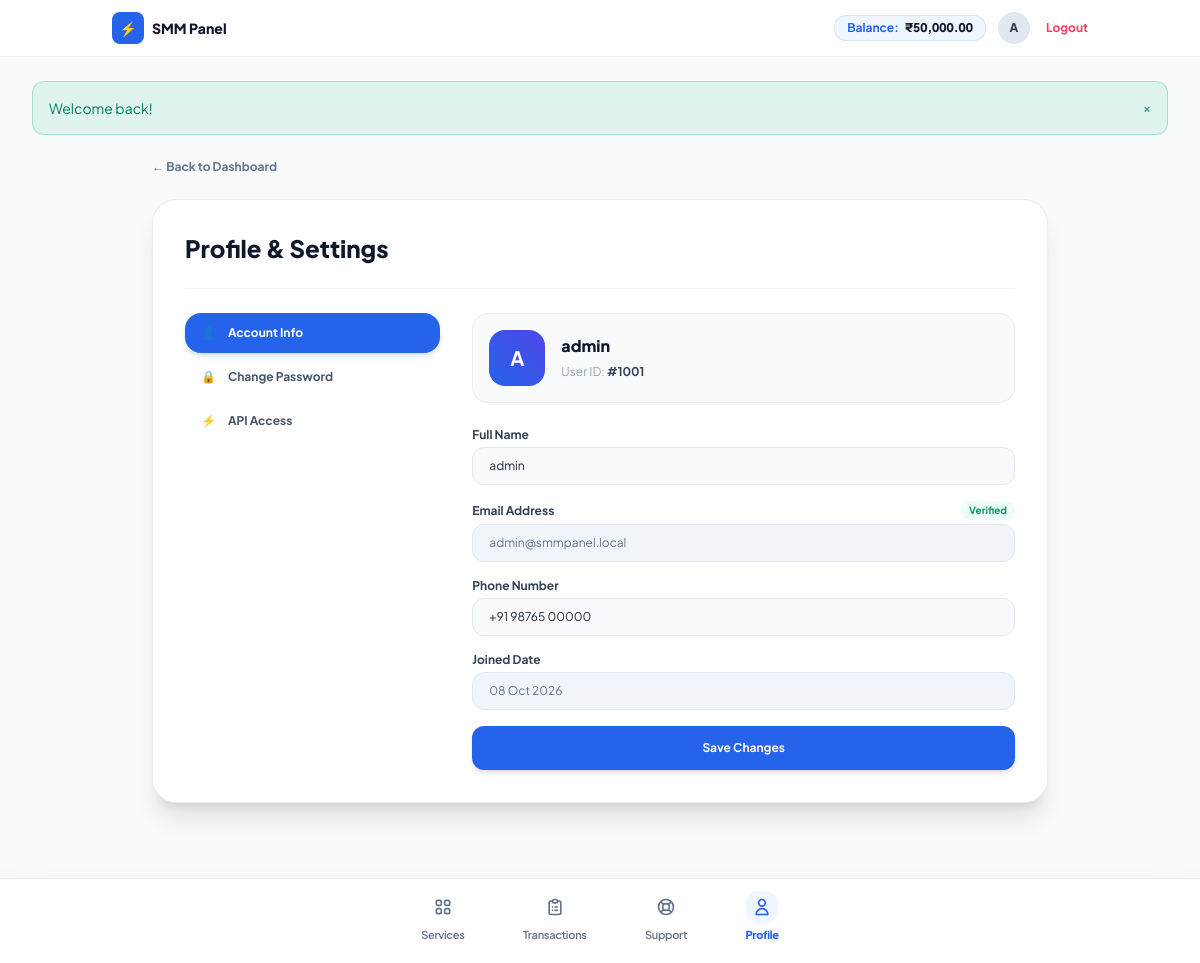
Screenshot of /user/profile.php (signed in) with the database file from the repository.
### tables this page shows
CREATE TABLE `users` (
  `id` INT UNSIGNED AUTO_INCREMENT PRIMARY KEY,
  `username` VARCHAR(64) NOT NULL UNIQUE,
  `email` VARCHAR(191) NOT NULL UNIQUE,
  `password` VARCHAR(255) NOT NULL,
  `phone` VARCHAR(32) NULL,
  `balance` DECIMAL(12, 4) NOT NULL DEFAULT 0.0000,
  `spent` DECIMAL(12, 4) NOT NULL DEFAULT 0.0000,
  `role` ENUM('user', 'admin', 'support') NOT NULL DEFAULT 'user',
  `status` ENUM('active', 'suspended', 'banned') NOT NULL DEFAULT 'active',
  `api_key` VARCHAR(64) NOT NULL UNIQUE,
  `email_verified` TINYINT(1) NOT NULL DEFAULT 0,
  `created_at` TIMESTAMP DEFAULT CURRENT_TIMESTAMP,
  `updated_at` TIMESTAMP DEFAULT CURRENT_TIMESTAMP ON UPDATE CURRENT_TIMESTAMP,
  INDEX `idx_users_role` (`role`),
  INDEX `idx_users_status` (`status`)
);

### includes/auth.php (called while the page is built, shortened)
<?php
require_once __DIR__ . '/functions.php';
class Auth {
    public static function check(): bool {
        return !empty($_SESSION['user_id']);
    }
    public static function user(): ?array {
        static $cachedUser = null;
        if ($cachedUser !== null) {
            return $cachedUser;
        }
        $db = Database::getConnection();
        $stmt = $db->prepare("SELECT id, username, email, phone, balance, spent, role, status, api_key, created_at FROM users WHERE id = :id LIMIT 1");
        $stmt->execute(['id' => $_SESSION['user_id']]);
        $cachedUser = $stmt->fetch() ?: null;
        return $cachedUser;
    }
}

### user/profile.php (the view, shortened to what this page needs)
<?php
require_once __DIR__ . '/../includes/auth.php';
require_once __DIR__ . '/../includes/functions.php';
$user = Auth::user();
$tab = $_GET['tab'] ?? 'account';
require_once __DIR__ . '/../includes/header.php';
?>
<div class="max-w-4xl mx-auto my-6 space-y-6">
    <div class="flex items-center justify-between">
        <a href="/user/dashboard.php" class="text-xs font-bold text-slate-500 hover:text-blue-600 transition-colors">
            &larr; Back to Dashboard
        </a>
    </div>
    <div class="bg-white rounded-3xl p-6 sm:p-8 border border-slate-200/80 shadow-xl">
        <h2 class="text-2xl font-extrabold text-slate-900 pb-6 border-b border-slate-100">Profile & Settings</h2>
        <div class="grid grid-cols-1 md:grid-cols-3 gap-8 mt-6">
            <div class="space-y-1">
                <a href="/user/profile.php?tab=account" class="flex items-center gap-3 px-4 py-3 rounded-2xl text-xs font-bold transition-all <?= $tab === 'account' ? 'bg-blue-600 text-white shadow-md shadow-blue-500/20' : 'text-slate-600 hover:bg-slate-50' ?>">
                    <span>👤</span> Account Info
                </a>
                <a href="/user/profile.php?tab=password" class="flex items-center gap-3 px-4 py-3 rounded-2xl text-xs font-bold transition-all <?= $tab === 'password' ? 'bg-blue-600 text-white shadow-md shadow-blue-500/20' : 'text-slate-600 hover:bg-slate-50' ?>">
                    <span>🔒</span> Change Password
                </a>
                <a href="/user/profile.php?tab=api" class="flex items-center gap-3 px-4 py-3 rounded-2xl text-xs font-bold transition-all <?= $tab === 'api' ? 'bg-blue-600 text-white shadow-md shadow-blue-500/20' : 'text-slate-600 hover:bg-slate-50' ?>">
                    <span>⚡</span> API Access
                </a>
            </div>
            <div class="md:col-span-2">
                <?php if ($tab === 'account'): ?>
                    <div class="flex items-center gap-4 p-4 bg-slate-50 rounded-2xl border border-slate-200/60 mb-6">
                        <div class="w-14 h-14 rounded-2xl bg-gradient-to-tr from-blue-600 to-indigo-600 flex items-center justify-center text-white text-xl font-bold">
                            <?= strtoupper(substr($user['username'], 0, 1)) ?>
                        </div>
                        <div>
                            <h3 class="text-base font-extrabold text-slate-900"><?= e($user['username']) ?></h3>
                            <span class="text-xs text-slate-400">User ID: <strong class="text-slate-700">#<?= (int)$user['id'] ?></strong></span>
                        </div>
                    </div>
                    <form action="/user/profile.php" method="POST" class="space-y-4">
                        <div>
                            <label class="block text-xs font-bold text-slate-700 mb-1">Full Name</label>
                            <input type="text" name="username" value="<?= e($user['username']) ?>" required class="w-full px-4 py-2.5 bg-slate-50 border border-slate-200 rounded-xl text-xs focus:ring-2 focus:ring-blue-500/20 focus:border-blue-600">
                        </div>
                        <div>
                            <div class="flex items-center justify-between mb-1">
                                <label class="block text-xs font-bold text-slate-700">Email Address</label>
                                <span class="px-2 py-0.5 rounded-full bg-emerald-50 text-emerald-600 text-[10px] font-bold">Verified</span>
                            </div>
                            <input type="email" value="<?= e($user['email']) ?>" disabled class="w-full px-4 py-2.5 bg-slate-100 border border-slate-200 rounded-xl text-xs text-slate-500 cursor-not-allowed">
                        </div>
                        <div>
                            <label class="block text-xs font-bold text-slate-700 mb-1">Phone Number</label>
                            <input type="tel" name="phone" value="<?= e($user['phone'] ?? '+91 98765 43210') ?>" class="w-full px-4 py-2.5 bg-slate-50 border border-slate-200 rounded-xl text-xs focus:ring-2 focus:ring-blue-500/20 focus:border-blue-600">
                        </div>
                        <div>
                            <label class="block text-xs font-bold text-slate-700 mb-1">Joined Date</label>
                            <input type="text" value="<?= date('d M Y', strtotime($user['created_at'])) ?>" disabled class="w-full px-4 py-2.5 bg-slate-100 border border-slate-200 rounded-xl text-xs text-slate-500 cursor-not-allowed">
                        </div>
                        <button type="submit" class="w-full py-3.5 bg-blue-600 hover:bg-blue-700 text-white font-bold text-xs rounded-xl shadow-md transition-all mt-4">
                            Save Changes
                        </button>
                    </form>
                <?php endif; ?>
            </div>
        </div>
    </div>
</div>
<?php require_once __DIR__ . '/../includes/footer.php'; ?>

### includes/header.php (shortened to what this page needs)
<?php
require_once __DIR__ . '/auth.php';
require_once __DIR__ . '/functions.php';
$currentUser = Auth::user();
$pageTitle = $pageTitle ?? (app_name() . ' - ' . app_tagline());
$isAdminPage = str_starts_with($_SERVER['SCRIPT_NAME'] ?? '', '/admin');
$isUserPage = str_starts_with($_SERVER['SCRIPT_NAME'] ?? '', '/user');
$currentScript = $_SERVER['SCRIPT_NAME'] ?? '';
$adminNavLinks = [
    ['name' => 'Dashboard', 'url' => '/admin/dashboard.php', 'icon' => '📊'],
    ['name' => 'Users', 'url' => '/admin/users.php', 'icon' => '👥'],
    ['name' => 'Orders', 'url' => '/admin/orders.php', 'icon' => '📦'],
    ['name' => 'Services', 'url' => '/admin/services.php', 'icon' => '⚡'],
    ['name' => 'Providers', 'url' => '/admin/providers.php', 'icon' => '🔌'],
    ['name' => 'Payments', 'url' => '/admin/payments.php', 'icon' => '💳'],
    ['name' => 'Transactions', 'url' => '/admin/transactions.php', 'icon' => '📑'],
    ['name' => 'Tickets', 'url' => '/admin/tickets.php', 'icon' => '💬'],
    ['name' => 'Announcements', 'url' => '/admin/announcements.php', 'icon' => '📢'],
    ['name' => 'Settings', 'url' => '/admin/settings.php', 'icon' => '⚙️'],
];
?>
<!DOCTYPE html>
<html lang="en" class="h-full bg-[#f8fafc]">
<head>
    <script src="https://cdn.tailwindcss.com"></script>
</head>
<body class="min-h-full font-sans text-slate-800 antialiased bg-[#f8fafc]">
    <?php if ($isAdminPage): ?>
        <div x-data="{ sidebarOpen: false }" class="min-h-screen flex flex-col lg:flex-row bg-[#0f172a]/[0.02]">
            <div x-show="sidebarOpen"
                 x-transition:enter="transition-opacity ease-linear duration-300"
                 x-transition:enter-start="opacity-0"
                 x-transition:enter-end="opacity-100"
                 x-transition:leave="transition-opacity ease-linear duration-300"
                 x-transition:leave-start="opacity-100"
                 x-transition:leave-end="opacity-0"
                 @click="sidebarOpen = false"
                 class="fixed inset-0 z-40 bg-slate-950/60 backdrop-blur-xs lg:hidden"
                 style="display: none;"></div>
            <aside :class="sidebarOpen ? 'translate-x-0' : '-translate-x-full lg:translate-x-0'"
                   class="fixed inset-y-0 left-0 z-50 w-64 bg-slate-900 border-r border-slate-800 text-slate-300 flex flex-col justify-between transition-transform duration-300 ease-in-out lg:static lg:translate-x-0 lg:min-h-screen lg:shrink-0">
                <div>
                    <div class="h-16 px-6 flex items-center justify-between border-b border-slate-800">
                        <a href="/admin/dashboard.php" class="flex items-center gap-2.5">
                            <div class="w-9 h-9 rounded-xl bg-blue-600 flex items-center justify-center text-white font-black shadow-md shadow-blue-500/20">
                                ⚡
                            </div>
                            <div>
                                <span class="text-base font-extrabold text-white tracking-tight leading-none block"><?= e(app_name()) ?></span>
                                <span class="text-[10px] font-bold text-blue-400 tracking-wider uppercase">Admin Control</span>
                            </div>
                        </a>
                        <button type="button" @click="sidebarOpen = false" class="lg:hidden text-slate-400 hover:text-white p-1 rounded-lg">
                            <svg class="w-5 h-5" fill="none" stroke="currentColor" viewBox="0 0 24 24"><path stroke-linecap="round" stroke-linejoin="round" stroke-width="2" d="M6 18L18 6M6 6l12 12"/></svg>
                        </button>
                    </div>
                    <nav class="p-4 space-y-1 text-xs">
                        <?php foreach ($adminNavLinks as $link):
                            $isActive = ($currentScript === $link['url']);
                        ?>
                            <a href="<?= $link['url'] ?>"
                                class="flex items-center gap-3 px-3.5 py-2.5 rounded-xl transition-all <?= $isActive ? 'bg-blue-600 text-white font-bold shadow-md shadow-blue-500/25' : 'text-slate-300 hover:text-white hover:bg-slate-800 font-semibold' ?>">
                                <span class="text-base leading-none"><?= $link['icon'] ?></span>
                                <span><?= $link['name'] ?></span>
                            </a>
                        <?php endforeach; ?>
                    </nav>
                </div>
                <div class="p-4 border-t border-slate-800 space-y-2">
                    <a href="/user/dashboard.php" class="flex items-center gap-2.5 px-3.5 py-2.5 rounded-xl text-xs font-bold text-slate-300 hover:text-white hover:bg-slate-800 transition-colors">
                        <span>👤</span> Client View
                    </a>
                    <a href="/logout.php" class="flex items-center gap-2.5 px-3.5 py-2.5 rounded-xl text-xs font-bold text-rose-400 hover:text-rose-300 hover:bg-rose-500/10 transition-colors">
                        <span>🚪</span> Logout
                    </a>
                </div>
            </aside>
            <div class="flex-1 flex flex-col min-w-0">
                <header class="sticky top-0 z-30 bg-slate-900 border-b border-slate-800 text-white lg:hidden h-16 px-4 flex items-center justify-between">
                    <div class="flex items-center gap-3">
                        <button type="button"
                                @click="sidebarOpen = !sidebarOpen"
                                aria-label="Toggle Navigation"
                                class="w-10 h-10 rounded-xl bg-slate-800 border border-slate-700/80 flex items-center justify-center text-slate-300 hover:text-white transition-colors">
                            <svg class="w-5 h-5" fill="none" stroke="currentColor" viewBox="0 0 24 24">
                                <path stroke-linecap="round" stroke-linejoin="round" stroke-width="2.5" d="M4 6h16M4 12h16M4 18h16"/>
                            </svg>
                        </button>
                        <div class="flex items-center gap-2">
                            <span class="text-base font-extrabold tracking-tight"><?= e(app_name()) ?> Admin</span>
                        </div>
                    </div>
                    <div class="flex items-center gap-2">
                        <a href="/user/dashboard.php" class="px-3 py-1.5 rounded-lg bg-slate-800 text-slate-300 text-xs font-bold hover:bg-slate-700">Client</a>
                        <a href="/logout.php" class="text-xs font-bold text-rose-400 px-2 py-1">Exit</a>
                    </div>
                </header>
                <header class="hidden lg:flex sticky top-0 z-30 bg-white/90 backdrop-blur-md border-b border-slate-200/80 h-16 px-8 items-center justify-between">
                    <div class="flex items-center gap-3">
                        <span class="text-xs font-bold uppercase tracking-wider text-slate-400">Administration</span>
                        <span class="text-slate-300">/</span>
                        <span class="text-sm font-extrabold text-slate-800"><?= e($pageTitle) ?></span>
                    </div>
                    <div class="flex items-center gap-4">
                        <?php if (is_maintenance_mode()): ?>
                            <span class="inline-flex items-center gap-1.5 px-3 py-1 rounded-full text-xs font-bold bg-amber-50 text-amber-700 border border-amber-200">
                                <span class="w-2 h-2 rounded-full bg-amber-500 animate-pulse"></span>
                                Maintenance Mode Active
                            </span>
                        <?php endif; ?>
                        <a href="/user/dashboard.php" class="px-3.5 py-1.5 rounded-xl bg-slate-100 hover:bg-slate-200 text-slate-700 text-xs font-bold transition-all">
                            Client Portal &rarr;
                        </a>
                        <a href="/logout.php" class="text-xs font-bold text-rose-600 hover:text-rose-700">
                            Logout
                        </a>
                    </div>
                </header>
                <main class="flex-1 overflow-y-auto">
                    <div class="max-w-7xl mx-auto px-4 sm:px-6 lg:px-8 py-6">
                        <?= render_flash() ?>
    <?php else: ?>
        <header class="bg-white/80 backdrop-blur-md border-b border-slate-200/60 sticky top-0 z-30">
            <div class="max-w-5xl mx-auto px-4 sm:px-6 h-14 flex items-center justify-between">
                <a href="/user/dashboard.php" class="flex items-center gap-2">
                    <div class="w-8 h-8 rounded-lg bg-blue-600 text-white flex items-center justify-center font-black text-sm">
                        ⚡
                    </div>
                    <span class="text-sm font-extrabold text-slate-900"><?= e(app_name()) ?></span>
                </a>
                <div class="flex items-center gap-3">
                    <a href="/user/add-funds.php" class="flex items-center gap-1.5 bg-blue-50 hover:bg-blue-100 border border-blue-200/60 px-3 py-1 rounded-xl text-xs font-bold text-blue-600 transition-colors">
                        <span>Balance:</span>
                        <span class="font-extrabold text-slate-900 font-mono-nums"><?= format_currency($currentUser['balance'] ?? 0) ?></span>
                    </a>
                    <a href="/user/profile.php" class="w-8 h-8 rounded-full bg-slate-200 hover:bg-slate-300 text-slate-700 font-extrabold flex items-center justify-center text-xs transition-colors" title="My Profile">
                        <?= strtoupper(substr($currentUser['username'] ?? 'U', 0, 1)) ?>
                    </a>
                    <a href="/logout.php" class="text-xs text-rose-500 font-bold ml-1 hover:text-rose-600">Logout</a>
                </div>
            </div>
        </header>
        <main class="flex-1 pb-28">
            <div class="max-w-7xl mx-auto px-4 sm:px-6 lg:px-8 py-6">
                <?= render_flash() ?>
    <?php endif; ?>

### includes/header.php (style rules this page uses)
.font-mono-nums { font-variant-numeric: tabular-nums; }

### rows the page displays
users: balance "₹50,000.00", username "A", username "admin", id "1001", email "admin@smmpanel.local", phone "+91 98765 00000", created_at "08 Oct 2026"

### other values shown
app_name() "SMM Panel"
$flash['message'] "Welcome back!"
